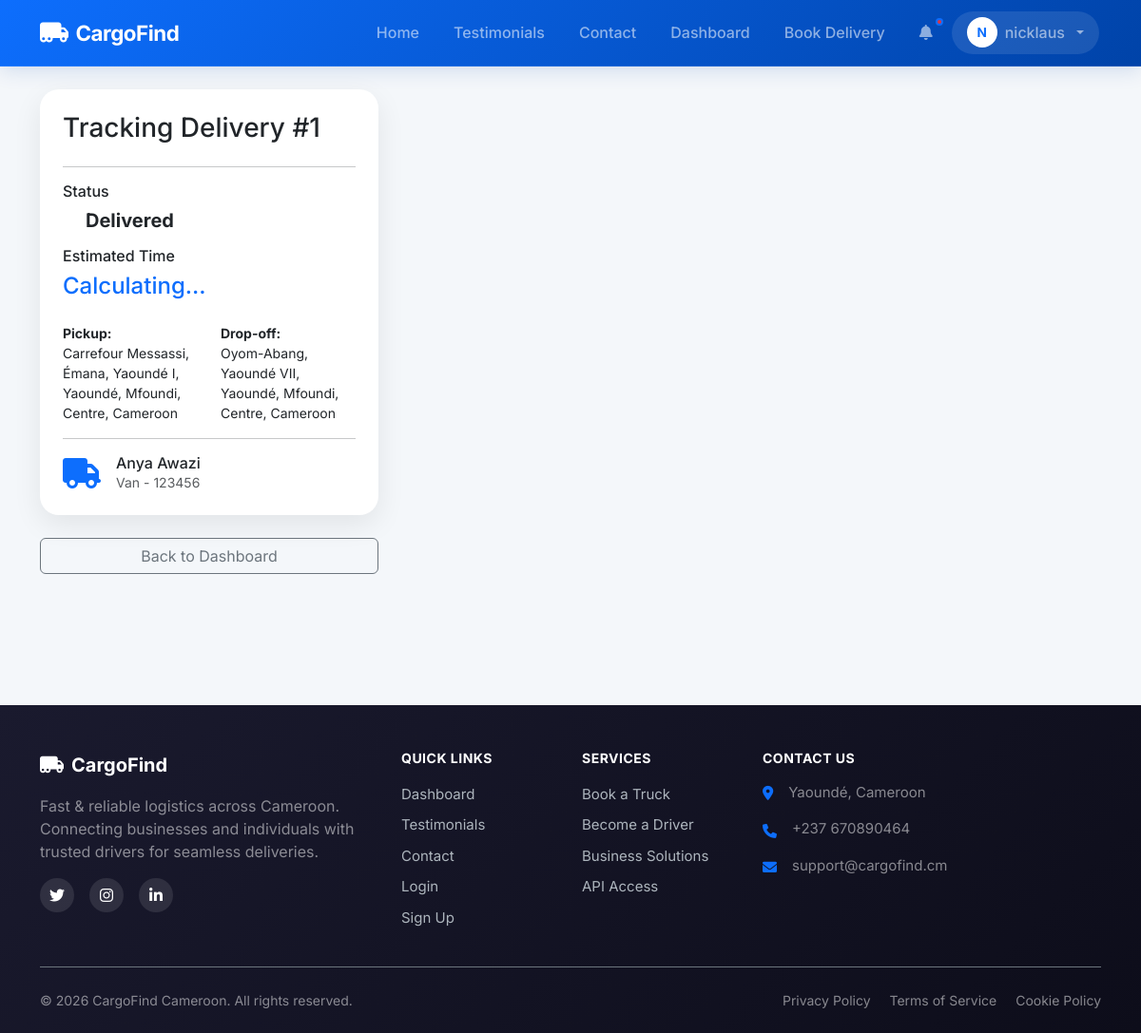
Screenshot of /customer/track/1 (signed in) with the database file from the repository.
### models.py (models this page shows, shortened)
class User(UserMixin, db.Model):
    id = db.Column(db.Integer, primary_key=True)
    email = db.Column(db.String(120), unique=True, nullable=False)
    phone = db.Column(db.String(20), unique=True, nullable=False)
    password_hash = db.Column(db.String(255), nullable=False)
    full_name = db.Column(db.String(100), nullable=False)
    address = db.Column(db.String(200))
    role = db.Column(db.String(20), nullable=False) # 'customer', 'driver', 'admin'
    vehicle_type = db.Column(db.String(50)) # 'car', 'van', 'truck'
    vehicle_id = db.Column(db.String(50))
    license_url = db.Column(db.String(255))
    is_verified = db.Column(db.Boolean, default=False)
    registration_otp = db.Column(db.String(6))
    is_active = db.Column(db.Boolean, default=False)
    is_approved = db.Column(db.Boolean, default=False) # Admin approval
    current_lat = db.Column(db.Float)
    current_lng = db.Column(db.Float)
    deliveries_as_customer = db.relationship('Delivery', backref='customer', foreign_keys='Delivery.customer_id')
    deliveries_as_driver = db.relationship('Delivery', backref='driver', foreign_keys='Delivery.driver_id')
    notifications = db.relationship('Notification', backref='user', lazy=True)
    wallet = db.relationship('Wallet', backref='user', uselist=False)

class Delivery(db.Model):
    id = db.Column(db.Integer, primary_key=True)
    customer_id = db.Column(db.Integer, db.ForeignKey('user.id'), nullable=False)
    driver_id = db.Column(db.Integer, db.ForeignKey('user.id'))
    pickup_location = db.Column(db.String(200), nullable=False)
    pickup_lat = db.Column(db.Float)
    pickup_lng = db.Column(db.Float)
    dropoff_location = db.Column(db.String(200), nullable=False)
    dropoff_lat = db.Column(db.Float)
    dropoff_lng = db.Column(db.Float)
    goods_description = db.Column(db.Text, nullable=False)
    pickup_time = db.Column(db.DateTime, default=datetime.utcnow)
    dropoff_time = db.Column(db.DateTime)
    special_instructions = db.Column(db.Text)
    weight = db.Column(db.Float)
    vehicle_type = db.Column(db.String(50)) # Type of vehicle required
    distance_km = db.Column(db.Float)
    estimated_time = db.Column(db.String(50))
    total_cost = db.Column(db.Float)
    status = db.Column(db.String(50), default='Pending')
    created_at = db.Column(db.DateTime, default=datetime.utcnow)
    payment_status = db.Column(db.String(20), default='Unpaid') # Unpaid, Paid
    payment_method = db.Column(db.String(50)) # MoMo, Orange, Cash
    pickup_otp = db.Column(db.String(6))
    delivery_otp = db.Column(db.String(6))
    rating = db.Column(db.Integer)
    feedback = db.Column(db.Text)

### app.py (the view)
@app.route('/customer/track/<int:delivery_id>')
@login_required
def track_delivery(delivery_id):
    delivery = Delivery.query.get_or_404(delivery_id)
    if delivery.customer_id != current_user.id:
        return redirect(url_for('index'))
    driver_lat = None
    driver_lng = None
    if delivery.driver_id:
        driver = User.query.get(delivery.driver_id)
        if driver:
            driver_lat = driver.current_lat
            driver_lng = driver.current_lng
    return render_template('customer/tracking.html',
                           delivery=delivery,
                           driver_lat=driver_lat,
                           driver_lng=driver_lng)

### app.py (called while the page is built)
@login_manager.user_loader
def load_user(user_id):
    return User.query.get(int(user_id))

### templates/customer/tracking.html (shortened to what this page needs)
{% extends "base.html" %}
{% block content %}
<div class="d-none d-md-block">
    <div class="row">
        <div class="col-md-4">
            <div class="card p-4 mb-4 border-primary">
                <h3>Tracking Delivery #{{ delivery.id }}</h3>
                <hr>
                <div class="mb-3">
                    <h6>Status</h6>
                    <div class="d-flex align-items-center">
                        <span id="statusText-desktop" class="fw-bold h5 mb-0">{{ delivery.status }}</span>
                    </div>
                </div>
                <div class="mb-3">
                    <h6>Estimated Time</h6>
                    <p id="etaText-desktop" class="h4 text-primary">Calculating...</p>
                </div>
                <div class="row small">
                    <div class="col-6">
                        <strong>Pickup:</strong><br>
                        {{ delivery.pickup_location }}
                    </div>
                    <div class="col-6">
                        <strong>Drop-off:</strong><br>
                        {{ delivery.dropoff_location }}
                    </div>
                </div>
                <hr>
                <div class="d-flex align-items-center">
                    <i class="fas fa-truck fa-2x text-primary me-3"></i>
                    <div>
                        <h6 class="mb-0">{{ delivery.driver.full_name if delivery.driver else 'Waiting for driver...' }}</h6>
                        <p class="text-muted small mb-0">{{ delivery.driver.vehicle_type | capitalize if delivery.driver }} - {{ delivery.driver.vehicle_id if delivery.driver }}</p>
                    </div>
                </div>
            </div>
            <a href="{{ url_for('customer_dashboard') }}" class="btn btn-outline-secondary w-100">Back to Dashboard</a>
        </div>
        <div class="col-md-8">
            <div id="trackMap-desktop" style="height: 600px; border-radius: 15px;"></div>
        </div>
    </div>
</div>
{% endblock %}

### templates/base.html (shortened to what this page needs)
<!DOCTYPE html>
<html lang="en">
<head>
    <link href="https://cdn.jsdelivr.net/npm/bootstrap@5.3.0/dist/css/bootstrap.min.css" rel="stylesheet">
    <link rel="stylesheet" href="https://cdnjs.cloudflare.com/ajax/libs/font-awesome/6.0.0/css/all.min.css">
    <link rel="stylesheet" href="https://unpkg.com/leaflet@1.9.4/dist/leaflet.css" />
    <link rel="stylesheet" href="{{ url_for('static', filename='css/style.css') }}">
</head>
<body class="animate-fade-in">
    <nav class="navbar navbar-expand-lg navbar-dark sticky-top">
        <div class="container">
            <a class="navbar-brand" href="{{ url_for('index') }}">
                <i class="fas fa-truck-moving"></i>
                <span>CargoFind</span>
            </a>
            <div class="collapse navbar-collapse" id="navbarNav">
                <ul class="navbar-nav ms-auto align-items-lg-center">
                    <li class="nav-item">
                        <a class="nav-link" href="{{ url_for('index') }}">
                             Home
                        </a>
                    </li>
                    <li class="nav-item">
                        <a class="nav-link" href="{{ url_for('testimonials') }}">
                             Testimonials
                        </a>
                    </li>
                    <li class="nav-item">
                        <a class="nav-link" href="{{ url_for('contact') }}">
                             Contact
                        </a>
                    </li>
                    {% if current_user.is_authenticated %}
                        {% if current_user.role == 'customer' %}
                            <li class="nav-item">
                                <a class="nav-link" href="{{ url_for('customer_dashboard') }}">
                                     Dashboard
                                </a>
                            </li>
                            <li class="nav-item">
                                <a class="nav-link" href="{{ url_for('book_delivery') }}">
                                     Book Delivery
                                </a>
                            </li>
                        {% elif current_user.role == 'driver' %}
                            <li class="nav-item">
                                <a class="nav-link" href="{{ url_for('driver_dashboard') }}">
                                    <i class="fas fa-tachometer-alt me-1 d-lg-none"></i> Driver Panel
                                </a>
                            </li>
                        {% endif %}
                        <li class="nav-item">
                            <a class="nav-link notification-badge" href="{{ url_for('notifications') }}">
                                <i class="fas fa-bell"></i>
                            </a>
                        </li>
                        <li class="nav-item dropdown">
                            <a class="nav-link nav-user dropdown-toggle" href="#" role="button" data-bs-toggle="dropdown">
                                <div class="nav-user-avatar">
                                    {{ current_user.full_name[0]|upper }}
                                </div>
                                <span class="d-none d-md-inline">{{ current_user.full_name.split()[0] }}</span>
                            </a>
                        </li>
                    {% endif %}
                </ul>
            </div>
        </div>
    </nav>
    <div class="container mt-4">
        {% block content %}{% endblock %}
    </div>
    <footer class="footer bg-dark text-white pt-5 pb-4 mt-5">
        <div class="container">
            <div class="d-none d-md-block">
                <div class="row">
                    <div class="col-lg-4 col-md-6 mb-4 mb-lg-0">
                        <a href="{{ url_for('index') }}" class="footer-brand d-flex align-items-center text-white text-decoration-none mb-3">
                            <i class="fas fa-truck-moving fa-lg me-2"></i>
                            <span class="fw-bold fs-5">CargoFind</span>
                        </a>
                        <p class="text-white-50 mb-3">Fast & reliable logistics across Cameroon. Connecting businesses and individuals with trusted drivers for seamless deliveries.</p>
                        <div class="d-flex gap-3">
                            <a href="#" class="social-link"><i class="fab fa-twitter"></i></a>
                            <a href="#" class="social-link"><i class="fab fa-instagram"></i></a>
                            <a href="#" class="social-link"><i class="fab fa-linkedin-in"></i></a>
                        </div>
                    </div>
                    <div class="col-lg-2 col-md-6 mb-4 mb-lg-0">
                        <h6 class="footer-heading text-uppercase fw-bold mb-3">Quick Links</h6>
                        <ul class="list-unstyled footer-links">
                            {% if not current_user.is_authenticated %}
                            <li><a href="{{ url_for('index') }}" class="footer-link">Home</a></li>
                            {% else %}
                            <li><a href="{% if current_user.role == 'admin' %}{{ url_for('admin_dashboard') }}{% elif current_user.role == 'driver' %}{{ url_for('driver_dashboard') }}{% else %}{{ url_for('customer_dashboard') }}{% endif %}" class="footer-link">Dashboard</a></li>
                            {% endif %}
                            <li><a href="{{ url_for('testimonials') }}" class="footer-link">Testimonials</a></li>
                            <li><a href="{{ url_for('contact') }}" class="footer-link">Contact</a></li>
                            <li><a href="{{ url_for('login') }}" class="footer-link">Login</a></li>
                            <li><a href="{{ url_for('register') }}" class="footer-link">Sign Up</a></li>
                        </ul>
                    </div>
                    <div class="col-lg-2 col-md-6 mb-4 mb-lg-0">
                        <h6 class="footer-heading text-uppercase fw-bold mb-3">Services</h6>
                        <ul class="list-unstyled footer-links">
                            <li><a href="{{ url_for('register') }}" class="footer-link">Book a Truck</a></li>
                            <li><a href="{{ url_for('register') }}" class="footer-link">Become a Driver</a></li>
                            <li><a href="{{ url_for('contact') }}" class="footer-link">Business Solutions</a></li>
                            <li><a href="{{ url_for('contact') }}" class="footer-link">API Access</a></li>
                        </ul>
                    </div>
                    <div class="col-lg-4 col-md-6">
                        <h6 class="footer-heading text-uppercase fw-bold mb-3">Contact Us</h6>
                        <ul class="list-unstyled footer-contact">
                            <li class="mb-3 d-flex align-items-start">
                                <i class="fas fa-map-marker-alt mt-1 me-3 text-primary"></i>
                                <span class="text-white-50">Yaoundé, Cameroon</span>
                            </li>
                            <li class="mb-3 d-flex align-items-center">
                                <i class="fas fa-phone mt-1 me-3 text-primary"></i>
                                <span class="text-white-50">+237 670890464</span>
                            </li>
                            <li class="mb-3 d-flex align-items-center">
                                <i class="fas fa-envelope mt-1 me-3 text-primary"></i>
                                <span class="text-white-50">support@cargofind.cm</span>
                            </li>
                        </ul>
                    </div>
                </div>
                <div class="footer-bottom border-top border-secondary mt-4 pt-4 d-flex flex-column flex-md-row justify-content-between align-items-center">
                    <p class="mb-2 mb-md-0 text-white-50">&copy; 2026 CargoFind Cameroon. All rights reserved.</p>
                    <div class="footer-bottom-links">
                        <a href="{{ url_for('privacy') }}" class="text-white-50 text-decoration-none me-3">Privacy Policy</a>
                        <a href="{{ url_for('terms') }}" class="text-white-50 text-decoration-none me-3">Terms of Service</a>
                        <a href="#" class="text-white-50 text-decoration-none">Cookie Policy</a>
                    </div>
                </div>
            </div>
        </div>
    </footer>
</body>
</html>

### static/css/style.css (style rules this page uses)
:root { --primary-gradient: linear-gradient(135deg, #0d6efd 0%, #0043a8 100%); --secondary-gradient: linear-gradient(135deg, #6c757d 0%, #343a40 100%); --glass-bg: rgba(255, 255, 255, 0.9); --card-shadow: 0 10px 30px rgba(0, 0, 0, 0.08); --transition-base: all 0.3s cubic-bezier(0.4, 0, 0.2, 1); }
body { font-family: 'Inter', sans-serif; background-color: #f4f7fa; color: #2d3436; overflow-x: hidden; }
.navbar { background: var(--primary-gradient) !important; backdrop-filter: blur(10px); border-bottom: 1px solid rgba(255, 255, 255, 0.1); padding: 1rem 0; transition: var(--transition-base); }
.card { border: none; border-radius: 20px; box-shadow: var(--card-shadow); transition: var(--transition-base); }
.btn { transition: var(--transition-base); transform: perspective(1px) translateZ(0); }

### templates/base.html (style rules this page uses)
.navbar { background: linear-gradient(135deg, #0d6efd 0%, #0043a8 100%) !important; padding: 0.75rem 0; box-shadow: 0 4px 20px rgba(0, 67, 168, 0.15); }
.navbar-brand { font-weight: 700 !important; font-size: 1.4rem; letter-spacing: -0.5px; display: flex; align-items: center; gap: 0.5rem; }
.navbar-brand i { font-size: 1.5rem; }
.nav-link { font-weight: 500; padding: 0.5rem 1rem !important; border-radius: 8px; transition: all 0.3s ease; margin: 0 2px; }
.nav-user { display: flex; align-items: center; gap: 0.5rem; padding: 0.4rem 1rem !important; background: rgba(255, 255, 255, 0.1); border-radius: 50px; transition: all 0.3s ease; }
.nav-user-avatar { width: 32px; height: 32px; background: white; border-radius: 50%; display: flex; align-items: center; justify-content: center; color: #0d6efd; font-weight: 700; font-size: 0.85rem; }
.notification-badge { position: relative; }
.notification-badge::after { content: ''; position: absolute; top: 5px; right: 5px; width: 8px; height: 8px; background: #dc3545; border-radius: 50%; border: 2px solid #0d6efd; }
.footer { background: linear-gradient(135deg, #1a1a2e 0%, #0d0d1a 100%); }
.footer-brand { transition: opacity 0.2s ease; }
.footer-heading { font-size: 0.875rem; color: #fff; letter-spacing: 0.5px; }
.footer-links li { margin-bottom: 0.5rem; }
.footer-link { color: #adb5bd; text-decoration: none; transition: all 0.2s ease; font-size: 0.9375rem; }
.footer-contact li { font-size: 0.9375rem; }
.social-link { width: 36px; height: 36px; border-radius: 50%; background: rgba(255, 255, 255, 0.1); display: flex; align-items: center; justify-content: center; color: #fff; text-decoration: none; transition: all 0.2s ease; }
.footer-bottom { font-size: 0.875rem; }
.footer-bottom-links a { transition: color 0.2s ease; }

### rows the page displays
User: full_name "N", full_name "nicklaus"
Delivery: id "1", status "Delivered", pickup_location "Carrefour Messassi, Émana, Yaoundé I, Yaoundé, Mfoundi, Centre, Cameroon", dropoff_location "Oyom-Abang, Yaoundé VII, Yaoundé, Mfoundi, Centre, Cameroon"
User: driver "Anya Awazi", driver.vehicle_type "Van", driver "123456"
